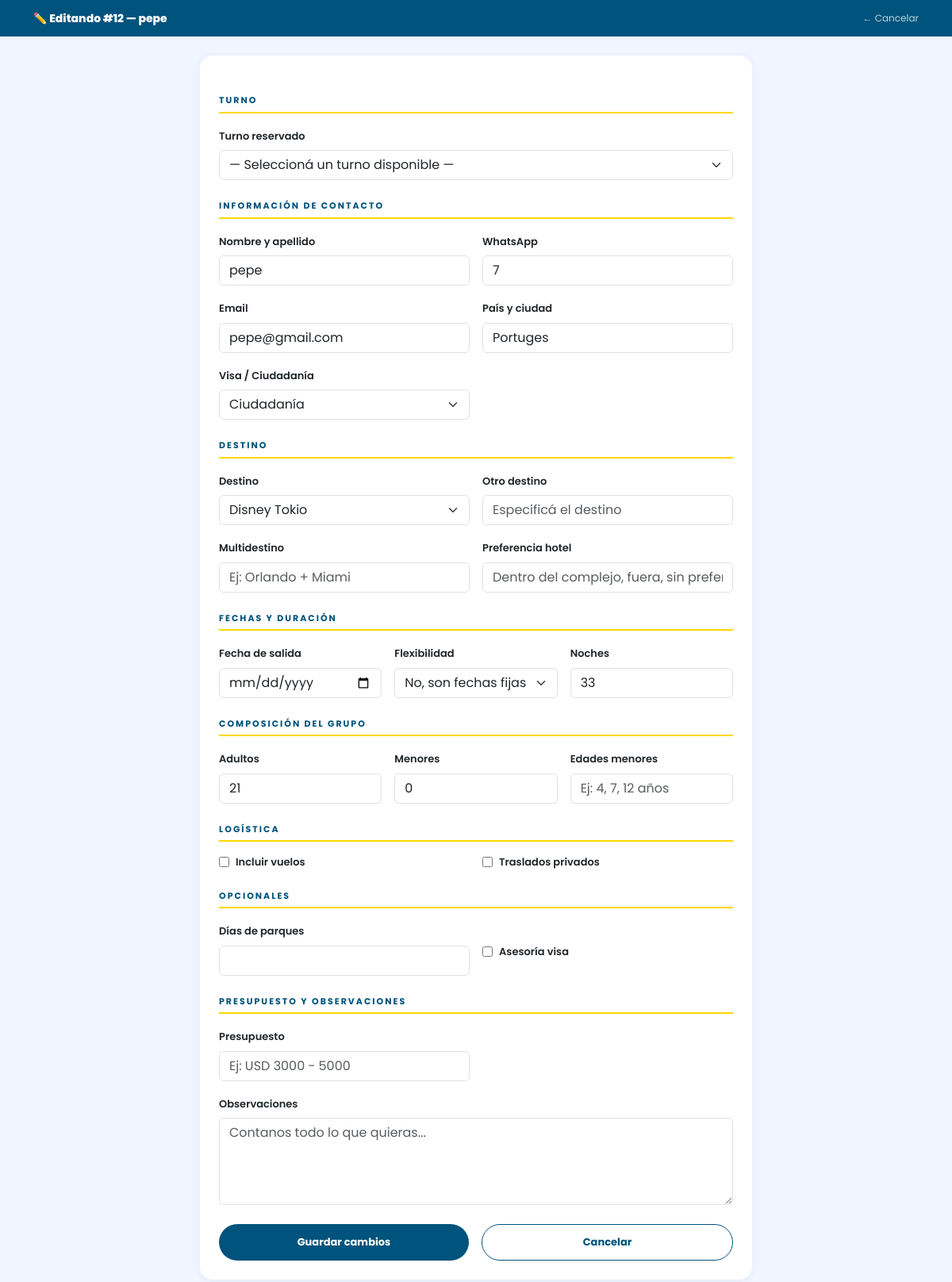
The page /panel/12/editar/ (signed in) on the database its author committed.
### reservas/models.py (models this page shows, shortened)
class Consulta(models.Model):
    nombre_apellido = models.CharField(max_length=150, verbose_name="Nombre y apellido")
    whatsapp = models.CharField(max_length=30, verbose_name="WhatsApp / Teléfono")
    email = models.EmailField(verbose_name="Correo electrónico")
    pais_ciudad = models.CharField(max_length=120, verbose_name="País y ciudad de residencia")
    tiene_visa = models.CharField(
        max_length=20,
        choices=[
            ('visa_usa', 'Visa USA'),
            ('ciudadania', 'Ciudadanía'),
            ('ninguna', 'Ninguna'),
            ('otro', 'Otro'),
        ],
        verbose_name="¿Tenés visa o ciudadanía?"
    )
    DESTINO_CHOICES = [
        ('disney_orlando', 'Disney Orlando'),
        ('disney_paris', 'Disney París'),
        ('disney_tokio', 'Disney Tokio'),
        ('universal', 'Universal Orlando'),
        ('miami', 'Miami'),
        ('europa', 'Europa'),
        ('crucero', 'Crucero'),
        ('otro', 'Otro'),
    ]
    destino = models.CharField(max_length=30, choices=DESTINO_CHOICES, verbose_name="¿A dónde pensás viajar?")
    destino_otro = models.CharField(max_length=120, blank=True, verbose_name="Otro destino (especificar)")
    multidestino = models.CharField(max_length=200, blank=True, verbose_name="¿Querés más de un destino?")
    preferencia_hotel = models.TextField(blank=True, verbose_name="Preferencia de hotel (Disney/Universal)")
    fecha_salida = models.DateField(verbose_name="Fecha tentativa de salida")
    flexibilidad_fechas = models.CharField(
        max_length=20,
        choices=[
            ('flexible', 'Sí, una semana antes/después'),
            ('fija', 'No, son fechas fijas'),
        ],
        verbose_name="¿Tenés flexibilidad de fechas?"
    )
    cantidad_noches = models.PositiveSmallIntegerField(verbose_name="Cantidad de noches previstas")
    adultos = models.PositiveSmallIntegerField(verbose_name="Cantidad de adultos (18+)")
    menores = models.PositiveSmallIntegerField(default=0, verbose_name="Cantidad de menores")
    edades_menores = models.CharField(max_length=200, blank=True, verbose_name="Edades de los menores")
    incluir_vuelos = models.BooleanField(default=False, verbose_name="¿Incluir vuelos en el presupuesto?")
    necesita_traslados = models.BooleanField(default=False, verbose_name="¿Necesita auto/traslados privados?")
    dias_parques = models.PositiveSmallIntegerField(null=True, blank=True, verbose_name="Días de parques en Orlando")
    asesoria_visa = models.BooleanField(default=False, verbose_name="¿Necesita asesoría de visa/ESTA/ETIAS?")
    SERVICIO_CHOICES = [
        ('cotizacion_paquete', 'Cotización de paquete completo'),
        ('asesoramiento', 'Asesoramiento (ya tengo todo sacado)'),
        ('reserva_alojamiento', 'Reserva de alojamiento'),
        ('vuelos_vehiculos', 'Vuelos y vehículos'),
        ('otro', 'Otro'),
    ]
    servicio = models.CharField(
        max_length=30,
        choices=SERVICIO_CHOICES,
        verbose_name="Servicio que desea contratar"
    )
    presupuesto = models.CharField(max_length=100, blank=True, verbose_name="Presupuesto estimado")
    observaciones = models.TextField(blank=True, verbose_name="Contanos más sobre tu viaje ideal")
    fecha_turno = models.DateField(verbose_name="Día del turno")
    hora_turno = models.TimeField(verbose_name="Horario del turno")
    ETIQUETA_CHOICES = [
        ('cotizacion', 'Cotización'),
        ('confirmacion', 'Confirmación'),
        ('reserva', 'Reserva'),
        ('pago_completado', 'Pago completado'),
        ('filas_rapidas', 'Sacar filas rápidas'),
        ('itinerario', 'Hacer itinerario'),
        ('reunion_pre', 'Reunión pre viaje'),
        ('en_viaje', 'En destino / En viaje'),
    ]
    etiqueta = models.CharField(
        max_length=20,
        choices=ETIQUETA_CHOICES,
        blank=True,
        null=True,
        verbose_name="Etiqueta"
    )
    creado_en = models.DateTimeField(auto_now_add=True)
    leido = models.BooleanField(default=False, verbose_name="Leído")
    class Meta:
        verbose_name = "Consulta"
        verbose_name_plural = "Consultas"
        ordering = ['-creado_en']

### reservas/views.py (the view)
# urls.py: path('panel/<int:pk>/editar/', views.panel_editar, name='panel_editar'),
@login_required(login_url='panel_login')
def panel_editar(request, pk):
    consulta = get_object_or_404(Consulta, pk=pk)
    if request.method == 'POST':
        form = ConsultaForm(request.POST, instance=consulta)
        if form.is_valid():
            form.save()
            return redirect('panel_detalle', pk=pk)
    else:
        form = ConsultaForm(instance=consulta)
    return render(request, 'reservas/editar.html', {'form': form, 'consulta': consulta})

### reservas/forms.py (called while the page is built)
    def optgroups(self, name, value, attrs=None):
        grupos = super().optgroups(name, value, attrs)
        for _, subgroup, _ in grupos:
            for opcion in subgroup:
                if opcion['value'] in self.disabled_values:
                    opcion['attrs']['disabled'] = True
        return grupos

### templates/reservas/editar.html (shortened to what this page needs)
<!DOCTYPE html>
<html lang="es">
<head>
  <link href="https://cdn.jsdelivr.net/npm/bootstrap@5.3.3/dist/css/bootstrap.min.css" rel="stylesheet"/>
</head>
<body>
  <div class="topbar">
    <div class="container d-flex justify-content-between align-items-center gap-2">
      <h1>✏️ Editando #{{ consulta.id }} — {{ consulta.nombre_apellido }}</h1>
      <a href="{% url 'panel_detalle' consulta.pk %}" style="color:rgba(255,255,255,0.75);font-size:12px;text-decoration:none;white-space:nowrap;">← Cancelar</a>
    </div>
  </div>
  <div class="container pb-5" style="max-width:720px;">
    <div class="card-form">
      <form method="POST">
        <div class="sec-label">Turno</div>
        <div class="row g-3">
          <div class="col-12">
            <label class="form-label">Turno reservado</label>
            {{ form.turno }}
          </div>
        </div>
        <div class="sec-label">Información de contacto</div>
        <div class="row g-3">
          <div class="col-md-6 col-12"><label class="form-label">Nombre y apellido</label>{{ form.nombre_apellido }}</div>
          <div class="col-md-6 col-12"><label class="form-label">WhatsApp</label>{{ form.whatsapp }}</div>
          <div class="col-md-6 col-12"><label class="form-label">Email</label>{{ form.email }}</div>
          <div class="col-md-6 col-12"><label class="form-label">País y ciudad</label>{{ form.pais_ciudad }}</div>
          <div class="col-md-6 col-12"><label class="form-label">Visa / Ciudadanía</label>{{ form.tiene_visa }}</div>
        </div>
        <div class="sec-label">Destino</div>
        <div class="row g-3">
          <div class="col-md-6 col-12"><label class="form-label">Destino</label>{{ form.destino }}</div>
          <div class="col-md-6 col-12"><label class="form-label">Otro destino</label>{{ form.destino_otro }}</div>
          <div class="col-md-6 col-12"><label class="form-label">Multidestino</label>{{ form.multidestino }}</div>
          <div class="col-md-6 col-12"><label class="form-label">Preferencia hotel</label>{{ form.preferencia_hotel }}</div>
        </div>
        <div class="sec-label">Fechas y duración</div>
        <div class="row g-3">
          <div class="col-md-4 col-12"><label class="form-label">Fecha de salida</label>{{ form.fecha_salida }}</div>
          <div class="col-md-4 col-12"><label class="form-label">Flexibilidad</label>{{ form.flexibilidad_fechas }}</div>
          <div class="col-md-4 col-12"><label class="form-label">Noches</label>{{ form.cantidad_noches }}</div>
        </div>
        <div class="sec-label">Composición del grupo</div>
        <div class="row g-3">
          <div class="col-md-4 col-12"><label class="form-label">Adultos</label>{{ form.adultos }}</div>
          <div class="col-md-4 col-12"><label class="form-label">Menores</label>{{ form.menores }}</div>
          <div class="col-md-4 col-12"><label class="form-label">Edades menores</label>{{ form.edades_menores }}</div>
        </div>
        <div class="sec-label">Logística</div>
        <div class="row g-3">
          <div class="col-md-6 col-12 d-flex align-items-center gap-2">{{ form.incluir_vuelos }}<label class="form-label mb-0">Incluir vuelos</label></div>
          <div class="col-md-6 col-12 d-flex align-items-center gap-2">{{ form.necesita_traslados }}<label class="form-label mb-0">Traslados privados</label></div>
        </div>
        <div class="sec-label">Opcionales</div>
        <div class="row g-3">
          <div class="col-md-6 col-12"><label class="form-label">Días de parques</label>{{ form.dias_parques }}</div>
          <div class="col-md-6 col-12 d-flex align-items-center gap-2 mt-md-4">{{ form.asesoria_visa }}<label class="form-label mb-0">Asesoría visa</label></div>
        </div>
        <div class="sec-label">Presupuesto y observaciones</div>
        <div class="row g-3">
          <div class="col-md-6 col-12"><label class="form-label">Presupuesto</label>{{ form.presupuesto }}</div>
          <div class="col-12"><label class="form-label">Observaciones</label>{{ form.observaciones }}</div>
        </div>
        <div class="d-flex gap-3 mt-4 flex-wrap">
          <button type="submit" class="btn-guardar">Guardar cambios</button>
          <a href="{% url 'panel_detalle' consulta.pk %}" class="btn-cancelar">Cancelar</a>
        </div>
      </form>
    </div>
  </div>
</body>
</html>

### templates/reservas/editar.html (style rules this page uses)
* { font-family: 'Poppins', sans-serif; }
:root { --az: #00537c; --ro: #e35149; --do: #FFD700; }
body { background: #f0f6ff; }
.topbar { background: var(--az); color: #fff; padding: 14px 0; margin-bottom: 24px; }
.topbar h1 { font-size: 14px; font-weight: 800; margin: 0; }
.card-form { background: #fff; border-radius: 16px; padding: 24px; box-shadow: 0 2px 10px rgba(0,83,124,0.07); }
.sec-label { font-size: 11px; font-weight: 700; letter-spacing: 2px; text-transform: uppercase; color: var(--az); border-bottom: 2px solid var(--do); padding-bottom: 6px; margin-bottom: 16px; margin-top: 24px; }
.form-label { font-size: 13px; font-weight: 600; }
.btn-guardar { background: var(--az); color: #fff; font-weight: 700; font-size: 13px; padding: 12px; border-radius: 50px; border: none; flex: 1; }
.btn-cancelar { background: #fff; color: var(--az); font-weight: 700; font-size: 13px; padding: 12px; border-radius: 50px; border: 1.5px solid var(--az); text-decoration: none; flex: 1; text-align: center; }

### rows shown on the page
Consulta: id "12", nombre_apellido "pepe", whatsapp "7", email "pepe@gmail.com", pais_ciudad "Portuges", tiene_visa "Ciudadanía", destino "Disney Tokio", flexibilidad_fechas "No, son fechas fijas", cantidad_noches "33", adultos "21", menores "0"
